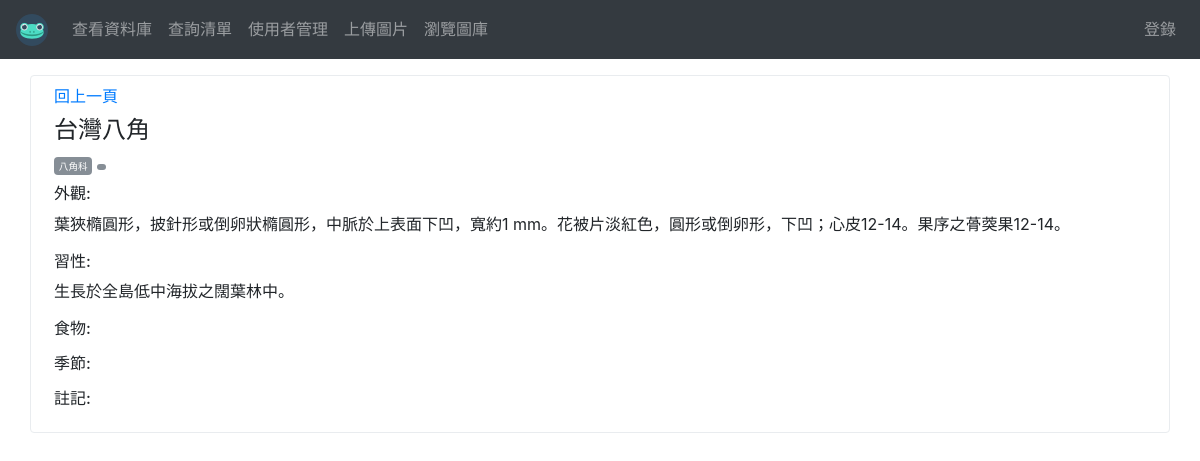
The app's page /Views/viewDetail.php?id=341 (signed in) with its own data.
### tables this page shows
CREATE TABLE `library` (
  `id` int(11) NOT NULL,
  `organismname` varchar(100) NOT NULL,
  `label` varchar(30) DEFAULT NULL,
  `family` varchar(30) DEFAULT NULL,
  `genus` varchar(30) DEFAULT NULL,
  `food` varchar(50) DEFAULT NULL,
  `season` varchar(20) DEFAULT NULL,
  `status` text,
  `habitat` text,
  `note` text,
  `createtime` datetime NOT NULL DEFAULT CURRENT_TIMESTAMP
);

### Modules/Function.php (called while the page is built, shortened)
<?php
    function getListID($id) {
        global $conn;
        $id = (int)$id;
        $sql = "SELECT * FROM `library` WHERE id = $id";
        return mysqli_query($conn, $sql);
    }
?>

### Views/viewDetail.php (the view, shortened to what this page needs)
<?php
include 'header.php';
require "../Modules/Function.php";
$id = (int) $_REQUEST['id'];
$result = getListID($id);
if ($rs = mysqli_fetch_assoc($result)) {
    $Organ = $rs['organismname'];
    $Family = $rs['family'];
    $Genus = $rs['genus'];
    $Food = $rs['food'];
    $Season = $rs['season'];
    $Status = $rs['status'];
    $Habitat = $rs['habitat'];
    $Note = $rs['note'];
} else {
    echo "Your id is wrong!!";
    exit(0);
}
?>
<div class="container mt-3">
<?php
echo '<div class="row mt-3">
        <div class="col-12">
            <div class="row border rounded mb-2 p-2">
            <!-- <div class="col-md-3 mb-2 mb-md-0">
                <img width="150px" class="border rounded img-fluid" src="https://sdl-stickershop.line.naver.jp/products/0/0/1//1035020/LINEStorePC/main.png" alt="photo in data">
            </div> -->
            <div class="col-md-12">
                <a href="../Views/SearchView.php">回上一頁</a>
                <h4 class="mt-2">', $Organ, '</h4>
                <span class="badge badge-secondary"><small>', $Family, '</small></span>
                <span class="badge badge-secondary"><small>', $Genus, '</small></span>
                <h6 class="mt-2">外觀:</h6>
                <p>', $Status, '</p>
                <h6>習性:</h6>
                <p>', $Habitat, '</p>
                <h6>食物:</h6>
                <p>', $Food, '</p>
                <h6>季節:</h6>
                <p>', $Season, '</p>
                <h6>註記:</h6>
                <p>', $Note, '</p>
            </div>
        </div>
    </div></div>';
?>
</div>
<?php
include 'footer.php';
?>

### records on screen
library: organismname "台灣八角", family "八角科", status "葉狹橢圓形，披針形或倒卵狀橢圓形，中脈於上表面下凹，寬約1 mm。花被片淡紅色，圓形或倒卵形，下凹；心皮12-14。果序之蓇葖果12-14。", habitat "生長於全島低中海拔之闊葉林中。"
